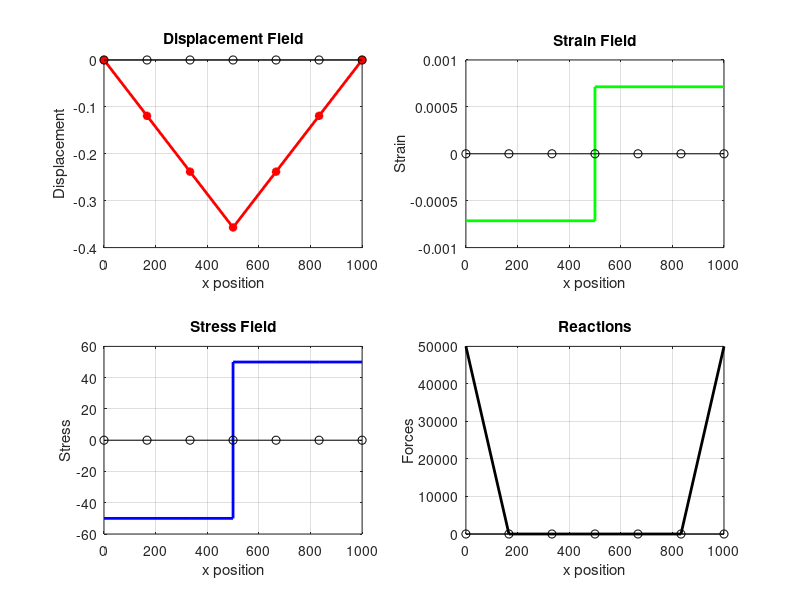

Reproduce this figure in MATLAB.
clear;clc;clf;
%%                                       Definition of problem
n_el = 6;                                % number of elements
n_grid = n_el+1;                         % number of grids
%
A = 1000;                                % Rod Area [mm2]
E = 70000;                               % Young modulus [MPa]
L = 1000;                                % Length of the rod
P = -1e5 ;                               % Load value
%%
L = linspace(0,L,n_grid);                % x-coordinates of nodes
grids = [1:n_el; 
        2:n_el+1];                       % connectivities
A = A*ones(1,n_el);                      % area of each element
E = E*ones(1,n_el);                      % Young modulus of each element
%%                                       % BC, 1 = fixed, 0 = free	
bc = zeros(1,n_grid);
bc(1)   = 1;
bc(end) = 1;			                 	
%%                                       applied external forces on nodes
F=zeros(1,n_grid);
%F = P*[1/n_el*ones(1,n_grid)];          
F(floor((n_grid)/2)+1)=P;
%%                                       Stiffness matrix calculation
K = [zeros(n_grid,n_grid)];              
%
for i = 1:n_el                           
    l = L(grids(2,i)) - L(grids(1,i));   % compute element length
    k = E(i)*A(i)/l;                     % Rod stiffness (EA/L)
    k_el = [k, -k;
            -k, k];                         
                                         % global matrix assembly
    K(grids(1,i),grids(1,i)) = K(grids(1,i),grids(1,i)) + k_el(1,1);
    K(grids(1,i),grids(2,i)) = K(grids(1,i),grids(2,i)) + k_el(1,2);
    K(grids(2,i),grids(1,i)) = K(grids(2,i),grids(1,i)) + k_el(2,1);
    K(grids(2,i),grids(2,i)) = K(grids(2,i),grids(2,i)) + k_el(2,2);
end

% Modification of stiffness matrix with boundary conditions
for j = 1:n_grid
    if  bc(j) == 1
        K(j,j) = 1E+50;               
        F(j)   = 0;
    end
end
%
x = F/K;                                            % solution of [F]=[K][x] 
%%
subplot(221), plot(L,x,'-r*','LineWidth',2)
hold on
plot(linspace(0,L(end),n_grid),zeros(1,n_grid),'ko-')
title('Displacement Field');
ylabel('Displacement')
xlabel('x position')
grid on
% compute strain field

for i=1:n_el                                  
    l=L(grids(2,i))-L(grids(1,i));            % compute element length
    elong=x(grids(2,i))-x(grids(1,i));        % elongation of each element
    strain(2*i-1)=elong/l;                  
    xx(2*i-1)=L(grids(1,i));
    strain(2*i)=strain(2*i-1);
    xx(2*i)=L(grids(2,i));
end

subplot(222), plot(xx,strain,'-g','LineWidth',2) 
hold on
plot(linspace(0,L(end),n_grid),zeros(1,n_grid),'ko-')
title('Strain Field');
ylabel('Strain')
xlabel('x position')
grid on

% compute stress tensor

for i=1:n_el                                
    l=L(grids(2,i))-L(grids(1,i));           % compute element length
    elong=x(grids(2,i))-x(grids(1,i));       % elongation of each element
    stress(2*i-1)=E(i)*elong/l;              % to plot, calculate the "stress" at each node
    stress(2*i)=stress(2*i-1);               % stress in each element is uniform
    xx(2*i-1)=L(grids(1,i));
    xx(2*i)=L(grids(2,i));
end

subplot(223)
plot(xx,stress,'-b','LineWidth',2)  % plot the FEM stresses (constant stress element)
hold on
plot(linspace(0,L(end),n_grid),zeros(1,n_grid),'ko-')
title('Stress Field');
xlabel('x position')
ylabel('Stress')
grid on
% compute reaction forces
r = bc;

for k=1:n_grid                              
    if bc(k)==1
        if k==1
            r(k)=(x(k+1))*K(k,k+1);
        elseif k>1 & k<n_grid
            r(k)=(x(k+1)-x(k-1))*K(k,k+1);
        else k==n_grid
            r(k)=(x(k-1))*K(k-1,k);
        end           
    end
end 
subplot(224)
plot(L,r,'-k','LineWidth',2)  
hold on
plot(linspace(0,L(end),n_grid),zeros(1,n_grid),'ko-')
title('Reactions');
xlabel('x position')
ylabel('Forces')
grid on